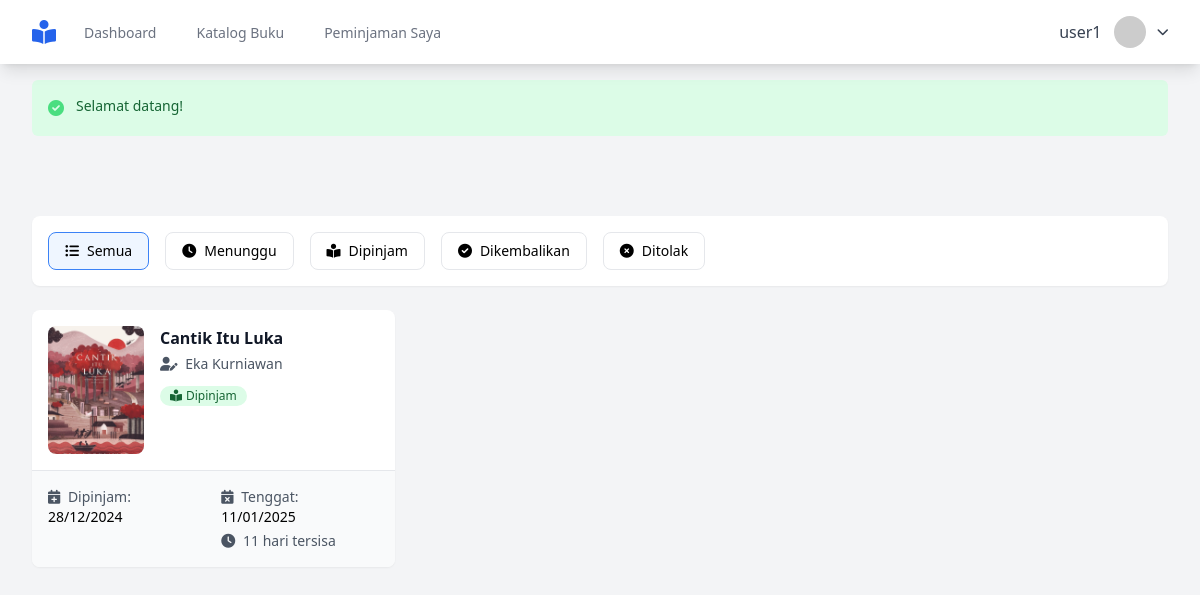
The page /user/borrowings.php (signed in) on the database its author committed.
### tables this page shows
CREATE TABLE `borrowings` (
  `id` int NOT NULL,
  `user_id` int NOT NULL,
  `book_id` int NOT NULL,
  `borrow_date` timestamp NULL DEFAULT CURRENT_TIMESTAMP,
  `due_date` timestamp NOT NULL,
  `return_date` timestamp NULL DEFAULT NULL,
  `status` varchar(20) DEFAULT NULL,
  `approved_at` datetime DEFAULT NULL
);

CREATE TABLE `books` (
  `id` int NOT NULL,
  `title` varchar(255) NOT NULL,
  `author` varchar(255) NOT NULL,
  `description` text,
  `cover_image` varchar(255) DEFAULT NULL,
  `isbn` varchar(13) DEFAULT NULL,
  `category` varchar(100) DEFAULT NULL,
  `total_copies` int DEFAULT '1',
  `available_copies` int DEFAULT '1',
  `created_at` timestamp NULL DEFAULT CURRENT_TIMESTAMP,
  `updated_at` timestamp NULL DEFAULT CURRENT_TIMESTAMP ON UPDATE CURRENT_TIMESTAMP
);

### user/borrowings.php (the view, shortened to what this page needs)
<?php
require_once '../includes/user_header.php';
$user_id = $_SESSION['user_id'];
$status_filter = $_GET['status'] ?? '';
$where_clause = "WHERE b.user_id = ?";
$params = [$user_id];
$stmt = $pdo->prepare("
    SELECT b.*, bk.title as book_title, bk.author, bk.cover_image
    FROM borrowings b
    JOIN books bk ON b.book_id = bk.id
    $where_clause
    ORDER BY b.borrow_date DESC
");
$stmt->execute($params);
$borrowings = $stmt->fetchAll();
?>
<div class="max-w-7xl mx-auto px-4 sm:px-6 lg:px-8 py-8">
    <div class="bg-white p-4 rounded-lg shadow-sm mb-6">
        <div class="hidden sm:flex space-x-4" aria-label="Tabs">
            <a href="?status="
               class="<?php echo !$status_filter ? 'bg-blue-50 border-blue-500' : 'hover:bg-gray-50'; ?> flex items-center px-4 py-2 border rounded-lg text-sm font-medium transition-colors">
                <i class="fas fa-list-ul mr-2"></i>Semua
            </a>
            <a href="?status=pending"
               class="<?php echo $status_filter === 'pending' ? 'bg-yellow-50 border-yellow-500' : 'hover:bg-gray-50'; ?> flex items-center px-4 py-2 border rounded-lg text-sm font-medium transition-colors">
                <i class="fas fa-clock mr-2"></i>Menunggu
            </a>
            <a href="?status=borrowed"
               class="<?php echo $status_filter === 'borrowed' ? 'bg-green-50 border-green-500' : 'hover:bg-gray-50'; ?> flex items-center px-4 py-2 border rounded-lg text-sm font-medium transition-colors">
                <i class="fas fa-book-reader mr-2"></i>Dipinjam
            </a>
            <a href="?status=returned"
               class="<?php echo $status_filter === 'returned' ? 'bg-blue-50 border-blue-500' : 'hover:bg-gray-50'; ?> flex items-center px-4 py-2 border rounded-lg text-sm font-medium transition-colors">
                <i class="fas fa-check-circle mr-2"></i>Dikembalikan
            </a>
            <a href="?status=rejected"
               class="<?php echo $status_filter === 'rejected' ? 'bg-red-50 border-red-500' : 'hover:bg-gray-50'; ?> flex items-center px-4 py-2 border rounded-lg text-sm font-medium transition-colors">
                <i class="fas fa-times-circle mr-2"></i>Ditolak
            </a>
        </div>
    </div>
    <?php if ($borrowings): ?>
        <div class="grid grid-cols-1 md:grid-cols-2 lg:grid-cols-3 gap-6">
            <?php foreach ($borrowings as $borrowing): ?>
                <div class="bg-white rounded-lg shadow-sm overflow-hidden hover:shadow-md transition-shadow duration-200">
                    <div class="p-4 border-b">
                        <div class="flex space-x-4">
                            <div class="w-24 h-32 bg-gray-100 rounded-lg overflow-hidden flex-shrink-0">
                                <?php
                                $cover_path = $borrowing['cover_image'] ? "/uploads/covers/" . $borrowing['cover_image'] : '';
                                if ($borrowing['cover_image'] && file_exists($_SERVER['DOCUMENT_ROOT'] . $cover_path)):
                                ?>
                                    <img src="<?php echo $cover_path; ?>"
                                         alt="<?php echo htmlspecialchars($borrowing['book_title']); ?>"
                                         class="w-full h-full object-cover">
                                <?php else: ?>
                                    <div class="w-full h-full flex items-center justify-center">
                                        <i class="fas fa-book text-gray-400 text-3xl"></i>
                                    </div>
                                <?php endif; ?>
                            </div>
                            <div class="flex-1">
                                <h3 class="font-semibold text-gray-900 mb-1 line-clamp-2">
                                    <?php echo htmlspecialchars($borrowing['book_title']); ?>
                                </h3>
                                <p class="text-sm text-gray-600 mb-2">
                                    <i class="fas fa-user-edit mr-1"></i>
                                    <?php echo htmlspecialchars($borrowing['author']); ?>
                                </p>
                                <span class="inline-flex items-center px-2.5 py-0.5 rounded-full text-xs font-medium
                                    <?php
                                    switch($borrowing['status']) {
                                        case 'borrowed':
                                            echo 'bg-green-100 text-green-800';
                                            break;
                                    }
                                    ?>">
                                    <i class="<?php
                                        switch($borrowing['status']) {
                                            case 'borrowed':
                                                echo 'fas fa-book-reader';
                                                break;
                                        }
                                        ?> mr-1"></i>
                                    <?php
                                    switch($borrowing['status']) {
                                        case 'borrowed':
                                            echo 'Dipinjam';
                                            break;
                                    }
                                    ?>
                                </span>
                            </div>
                        </div>
                    </div>
                    <div class="p-4 bg-gray-50">
                        <div class="grid grid-cols-2 gap-4 text-sm">
                            <div>
                                <p class="text-gray-600">
                                    <i class="fas fa-calendar-plus mr-1"></i>
                                    Dipinjam:
                                </p>
                                <p class="font-medium">
                                    <?php echo date('d/m/Y', strtotime($borrowing['borrow_date'])); ?>
                                </p>
                            </div>
                            <?php if ($borrowing['status'] === 'borrowed'): ?>
                                <div>
                                    <p class="text-gray-600">
                                        <i class="fas fa-calendar-times mr-1"></i>
                                        Tenggat:
                                    </p>
                                    <p class="font-medium">
                                        <?php echo date('d/m/Y', strtotime($borrowing['due_date'])); ?>
                                    </p>
                                    <?php
                                    $due_date = strtotime($borrowing['due_date']);
                                    $now = time();
                                    $days_left = ceil(($due_date - $now) / (60 * 60 * 24));
                                    ?>
                                    <p class="mt-1 <?php echo $days_left <= 3 ? 'text-red-600 font-bold' : 'text-gray-600'; ?>">
                                        <i class="fas fa-clock mr-1"></i>
                                        <?php echo $days_left; ?> hari tersisa
                                    </p>
                                </div>
                            <?php endif; ?>
                        </div>
                    </div>
                </div>
            <?php endforeach; ?>
        </div>
    <?php endif; ?>
</div>

### rows shown on the page
borrowings: book.cover_image (picture), book.title "Cantik Itu Luka", book.author "Eka Kurniawan", status "Dipinjam", borrow_date "28/12/2024", due_date "11/01/2025"

### other values the page prints
$_SESSION['username'] "user1"
$_SESSION['flash']['message'] "Selamat datang!"
